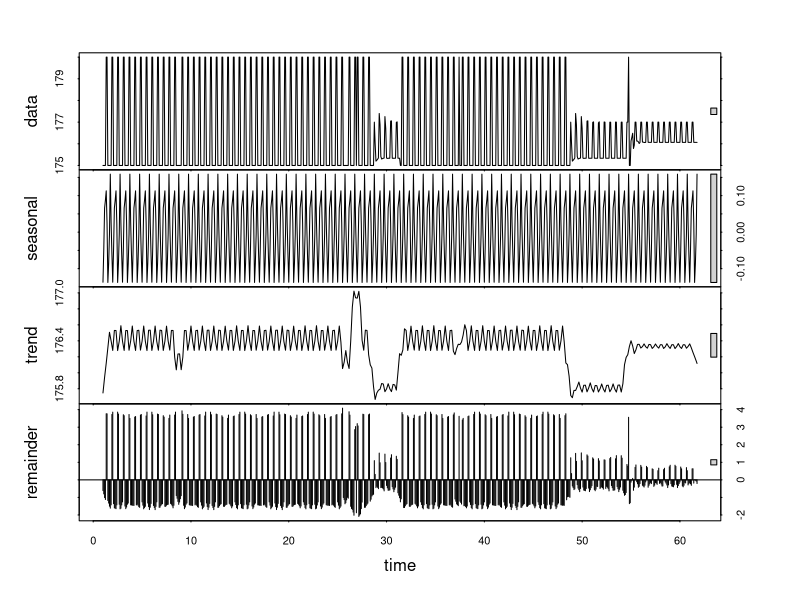
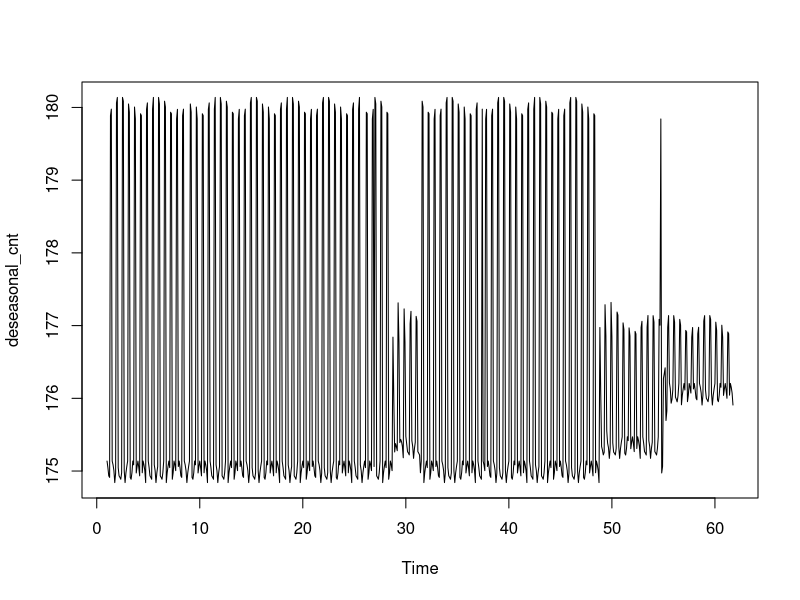
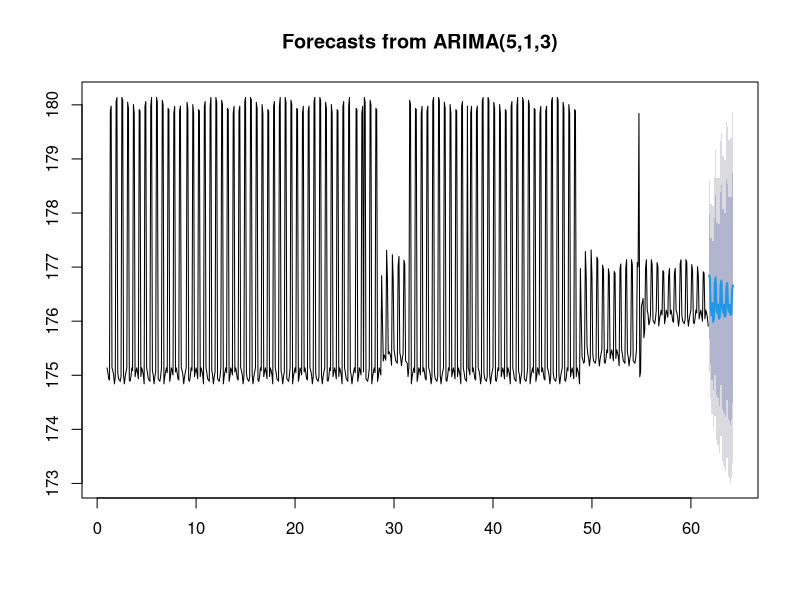

Write R code to recreate these figures, in order.
  library('ggplot2')
  library('forecast')
  library('tseries')
  
  daily_data = read.csv("calendar_730.csv", header=TRUE, stringsAsFactors=FALSE)
  daily_data$date = as.Date(daily_data$date)
  daily_data = na.omit(daily_data)
  
onlyprice = ts(daily_data$price, frequency = 12)
decomp = stl(onlyprice, s.window="periodic")
deseasonal_cnt <- seasadj(decomp)
plot(decomp)
plot(deseasonal_cnt)
adf.test(deseasonal_cnt, alternative = "stationary")

#diffprice = diff(deseasonal_cnt, differences = 1)
#adf.test(diffprice, alternative = "stationary")


fit<-auto.arima(deseasonal_cnt, seasonal=FALSE)
#tsdisplay(residuals(fit), lag.max=45, main='(1,1,1) Model Residuals')
fcast<-forecast(fit,h=30)
plot(fcast)

#res_fit = residuals(fit)
#Box.test(res_fit, lag=20, type = "Ljung-Box")
#fcast<-forecast(res_fit, h=30)
#plot(fcast)
#hold <- window(ts(daily_data$price), start=650)
#fit_no_holdout = auto.arima(ts(daily_data$price[-c(650:730)]), seasonal=TRUE)
#fcast_no_holdout <- forecast(fit_no_holdout,h=80)
#plot(fcast_no_holdout, main=" ")
#accuracy(fcast_no_holdout)
#summary(fcast_no_holdout)
